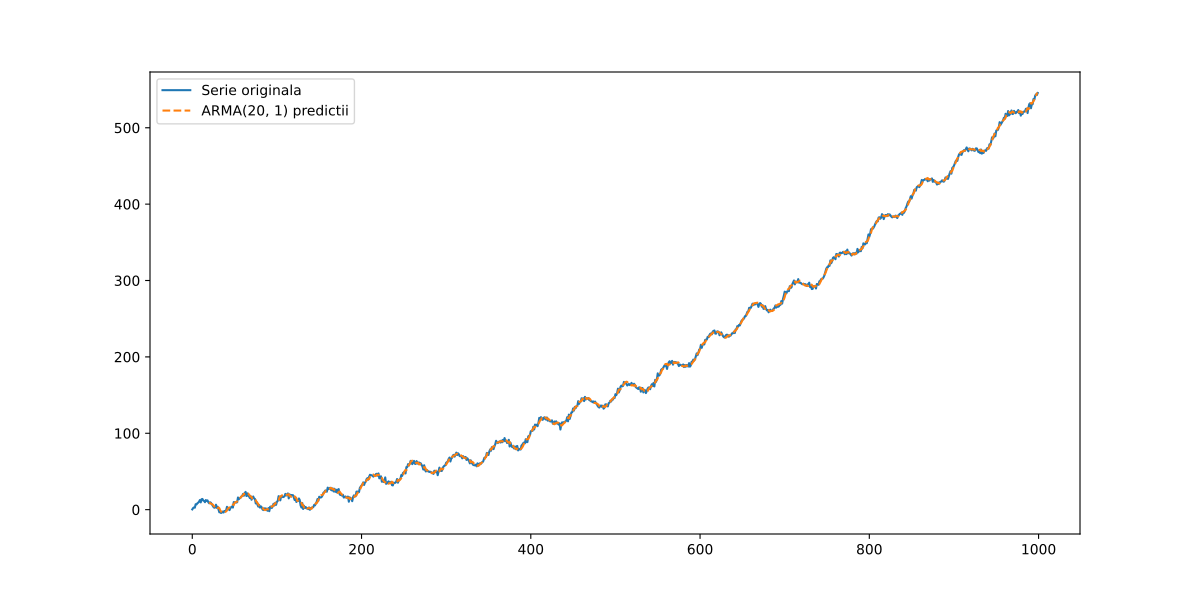

Reproduce this figure in Python.
import numpy as np
import matplotlib.pyplot as plt
from statsmodels.tsa.arima.model import ARIMA

N = 1000
t = np.arange(N)
trend = 0.0005 * t**2 + 0.05 * t
season = 10 * np.sin(2 * np.pi * t / 50) + 5 * np.sin(2 * np.pi * t / 200)
noise = np.random.normal(0, 2, N)
y = trend + season + noise

mu = np.mean(y)
eps = y - mu

def fit_arma(y, p, q):
    mu = np.mean(y)
    eps = y - mu
    T = len(y)
    max_lag = max(p, q)
    
    X = []
    Y = []
    for t in range(max_lag, T):
        row = []
        # termeni AR
        for i in range(1, p+1):
            row.append(y[t-i])
        # termeni MA
        for j in range(1, q+1):
            row.append(eps[t-j])
        X.append(row)
        Y.append(y[t])
    
    X = np.array(X)
    Y = np.array(Y)
    
    # minimizam Y-X*beta
    try:
        beta = np.linalg.inv(X.T @ X) @ (X.T @ Y)
    except np.linalg.LinAlgError:
        return None, np.inf, None
    
    Y_hat = X @ beta
    resid = Y - Y_hat
    mse = np.mean(resid**2)
    
    return beta, mse, Y_hat

best_mse = np.inf
best_order = None
best_params = None
best_pred = None
max_lag_best = None

for p in range(1, 21):
    for q in range(1, 21):
        params, mse, pred = fit_arma(y, p, q)
        if params is not None and mse < best_mse:
            best_mse = mse
            best_order = (p, q)
            best_params = params
            best_pred = pred
            max_lag_best = max(p, q)

print("(p,q):", best_order)
print("Coeficienti:", best_params)
print("MSE:", best_mse)

plt.figure(figsize=(12,6))
plt.plot(y, label="Serie originala")
plt.plot(np.arange(max_lag_best, N), best_pred, 
         label=f"ARMA{best_order} predictii", linestyle="--")
plt.legend()
plt.show()

# ARIMA
p, d, q = 5, 1, 5
model = ARIMA(y, order=(p, d, q))
model_fit = model.fit()
pred = model_fit.predict(start=0, end=N-1)

plt.figure(figsize=(12,6))
plt.plot(y, label="Serie originala")
plt.plot(pred, label=f"ARIMA({p},{d},{q}) predictii", linestyle="--")
plt.legend()
plt.show()
